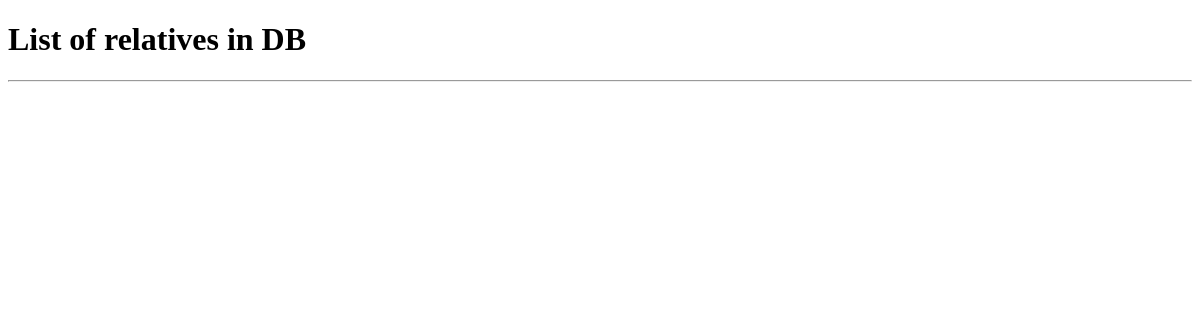
/family/, run on an earlier commit of the app's database.
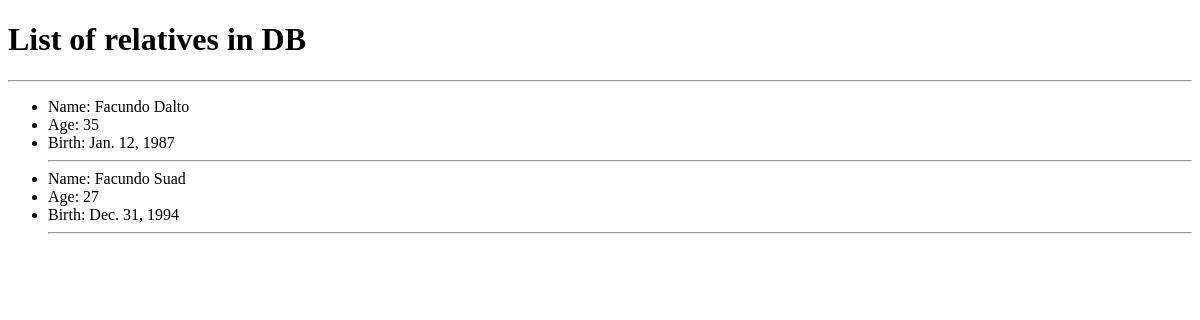
And on a later commit of the database.
### app_coder/models.py (models this page shows)
class relatives(models.Model):
    age = models.IntegerField()
    name = models.CharField(max_length=20)
    last_name = models.CharField(max_length=20)
    birth_date = models.DateField()

### Proyect/views.py (the view)
# urls.py: path('family/', all_relatives)
def all_relatives(self):
    template = loader.get_template('template.html')
    relative = relatives.objects.all()
    print('relatives', type(relative), '/n', relative)
    context_dict = {
        'relatives': relative
    }
    render = template.render(context_dict)
    return HttpResponse(render)

### Proyect/templates/template.html (shortened to what this page needs)
<!DOCTYPE html>
<html lang="en">
<head>
</head>
<body>
    <h1>List of relatives in DB</h1>
    <hr></hr>
    <ul>
        {% for relative in relatives %}
            <li>Name: {{relative.name}} {{relative.last_name}}</li>
            <li>Age: {{relative.age}}</li>
            <li>Birth: {{relative.birth_date}}</li>
            <hr></hr>
        {% endfor %}
    </ul>
</body>
</html>

What changed in the data, as far as the page shows it:
added relatives: name "Facundo", last_name "Dalto", age "35", birth_date "Jan. 12, 1987"
added relatives: name "Facundo", last_name "Suad", age "27", birth_date "Dec. 31, 1994"
